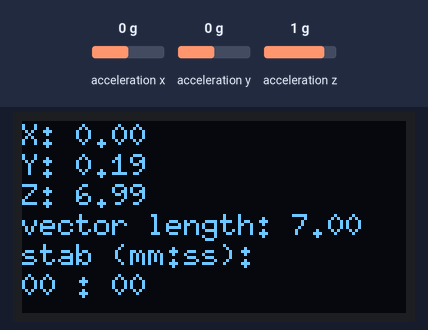
Bench run of a program on a simulated Arduino Leonardo, built with avr-gcc and run on an emulated ATmega32U4. Parts: 128×64 one-colour display. The test bench sets the inputs (shaded band); at power-on: acceleration x 0 g, acceleration y 0 g, acceleration z 1 g.

Above: at 1.2 s.
1.3 s: acceleration x set to -0.8 g
At 3.1 s:
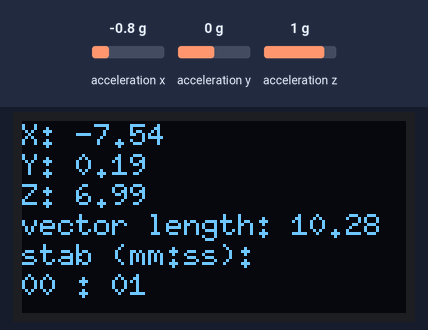
3.4 s: acceleration y set to -1.4 g
At 5.2 s:
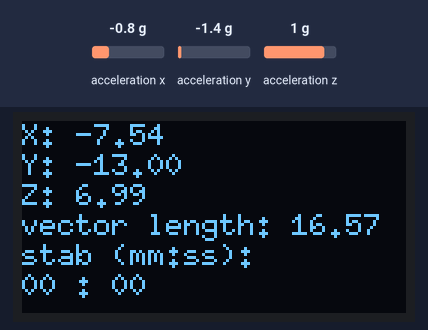
5.5 s: acceleration z set to -1.4 g
At 6.8 s:
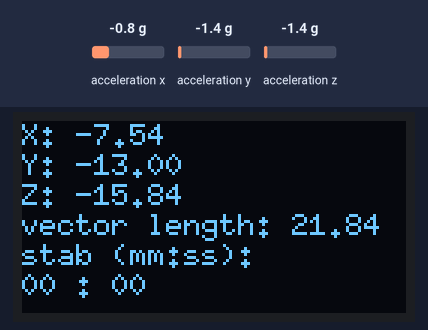
7.7 s: acceleration x set to -1.4 g
At 9.0 s:
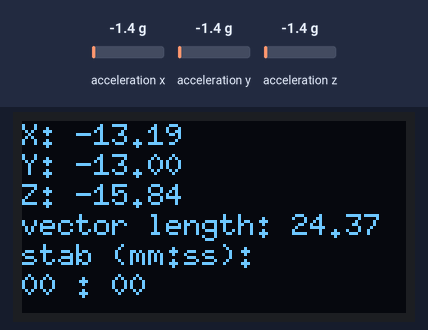
Timing chart, 0 to 10.7 s (numbered marks = the images above; inputs shaded):
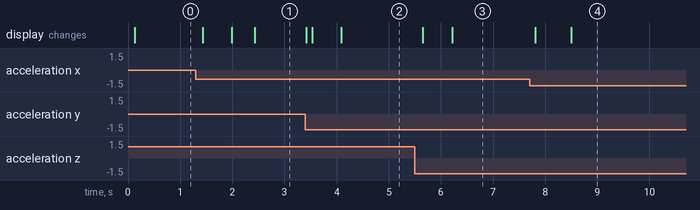

Measured:
- after the input at 1.3 s, the display: first changes after 0.14 s (image 1 shows a later state)
- after the input at 5.5 s, the display: first changes after 0.15 s (image 3 shows a later state)
- after the input at 7.7 s, the display: first changes after 0.11 s (image 4 shows a later state)

The program:

main.cpp
```cpp
#include <Arduino.h>
#include <Wire.h>
#include <Adafruit_ADXL345_U.h>
#include <CubeSide.h>
#include <MedianN.cpp>
#include <U8g2lib.h>
#include <string.h>

#define REF_LOW -9.8
#define REF_RANGE 19.6

#define RAW_LOW_Z 7.4
#define RAW_HIGH_Z 12.7

#define MEASURE_TOLERANCE 0.9

MedianN<float, 10> medianFilterX;
MedianN<float, 10> medianFilterY;
MedianN<float, 10> medianFilterZ;

unsigned long stabilityStartTime = 0;
unsigned long currentStabilityDuration = 0;

// Дисплей
U8G2_SH1106_128X64_NONAME_F_HW_I2C display(U8G2_R0, U8X8_PIN_NONE);

// Акселерометр
Adafruit_ADXL345_Unified accel = Adafruit_ADXL345_Unified(12345);

float calibrateAxis(float raw, float rawLow, float rawHigh)
{
  float rawRange = rawHigh - rawLow;

  return (((raw - rawLow) * REF_RANGE) / rawRange) + REF_LOW;
}

CubeSide determineSide(float x, float y, float z)
{
  float absX = fabs(x);
  float absY = fabs(z);
  float absZ = fabs(z);

  float maxValue = max(absX, max(absY, absZ));
  if (maxValue == absX)
  {
    return x > 0 ? CubeSide::RIGHT : CubeSide ::LEFT;
  }
  else if (maxValue == absY)
  {
    return y > 0 ? CubeSide::REAR : CubeSide ::FRONT;
  }
  else if (maxValue == absZ)
  {
    return z > 0 ? CubeSide::BOTTOM : CubeSide ::TOP;
  }
  else
  {
    return CubeSide::UNKNOWN;
  }

  return CubeSide::BOTTOM;
}

void setup()
{
  Wire.begin();
  Serial.begin(9600);

  // Инициализация дисплея
  display.begin();
  display.setFont(u8g2_font_6x10_tf); // Указываем шрифт
  display.setFontRefHeightExtendedText();
  display.setDrawColor(1);
  display.setFontPosTop();

  accel.begin();
  accel.setRange(ADXL345_RANGE_2_G);

  sensors_event_t event;
  accel.getEvent(&event);
  float x = calibrateAxis(event.acceleration.x, -10.2, 10.2);
  float y = calibrateAxis(event.acceleration.y, -10.4, 10.01);
  float z = calibrateAxis(event.acceleration.z, -7.5, 12.7);
  medianFilterX.init(x);
  medianFilterY.init(y);
  medianFilterZ.init(z);
}

bool isMoving(float vectorLength)
{
  float low = 9.8 - MEASURE_TOLERANCE;
  float high = 9.8 + MEASURE_TOLERANCE;

  return !(vectorLength > low && vectorLength < high);
}

void updateStabilityTime(bool isMoving)
{
  if (isMoving)
  {
    stabilityStartTime = millis();
    currentStabilityDuration = 0;
  }
  else
  {
    currentStabilityDuration = millis() - stabilityStartTime;
  }
}

void loop()
{
  // Чтение данных
  sensors_event_t event;
  accel.getEvent(&event);

  // Вывод на дисплей
  display.clearBuffer();
  display.setCursor(0, 0);

  float x = calibrateAxis(event.acceleration.x, -10.2, 10.2);
  float y = calibrateAxis(event.acceleration.y, -10.4, 10.01);
  float z = calibrateAxis(event.acceleration.z, -7.5, 12.7);
  float vectorLength = sqrt(x * x + y * y + z * z);

  display.print("X: ");
  display.print(medianFilterX.filter(x), 2);

  display.setCursor(0, 10);
  display.print("Y: ");
  display.print(medianFilterY.filter(y), 2);

  display.setCursor(0, 20);
  display.print("Z: ");
  display.print(medianFilterZ.filter(z), 2);

  display.setCursor(0, 30);
  display.print("vector length: ");
  display.print(vectorLength);

  updateStabilityTime(isMoving(vectorLength));

  display.setCursor(0, 40);
  display.print("stab (mm:ss): ");
  display.setCursor(0, 50);

  uint16_t stabilitySeconds = currentStabilityDuration / 1000;
  uint16_t seconds = stabilitySeconds % 60;
  uint16_t minutes = (stabilitySeconds - seconds) / 60;


  if(minutes < 10){
    display.print('0');
  }
  display.print(minutes);
  display.print(" : ");
  if(seconds < 10){
    display.print('0');
  }
  display.print(seconds);

  display.sendBuffer();
  delay(10);
}
```

CubeSide.h
```cpp
enum class CubeSide
{
    TOP,
    BOTTOM,
    LEFT,
    RIGHT,
    FRONT,
    REAR,
    UNKNOWN
};
```

MedianN.cpp
```cpp
#include <stdint.h>

template <typename T, uint8_t N>
class MedianN {
   public:
    T filter(T val) {
        _buf[_i] = val;
        if ((_i < N - 1) && (_buf[_i] > _buf[_i + 1])) {
            for (uint8_t i = _i; i < N - 1; i++) {
                if (_buf[i] > _buf[i + 1]) {
                    T t = _buf[i];
                    _buf[i] = _buf[i + 1];
                    _buf[i + 1] = t;
                }
            }
        } else {
            if ((_i > 0) && (_buf[_i - 1] > _buf[_i])) {
                for (uint8_t i = _i; i > 0; i--) {
                    if (_buf[i] < _buf[i - 1]) {
                        T t = _buf[i];
                        _buf[i] = _buf[i - 1];
                        _buf[i - 1] = t;
                    }
                }
            }
        }
        if (++_i >= N) _i = 0;
        return _buf[N / 2];
    }

    void init(T val) {
        for (uint8_t i = 0; i < N; i++) _buf[i] = val;
    }

   private:
    T _buf[N];
    uint8_t _i = 0;
};
```
